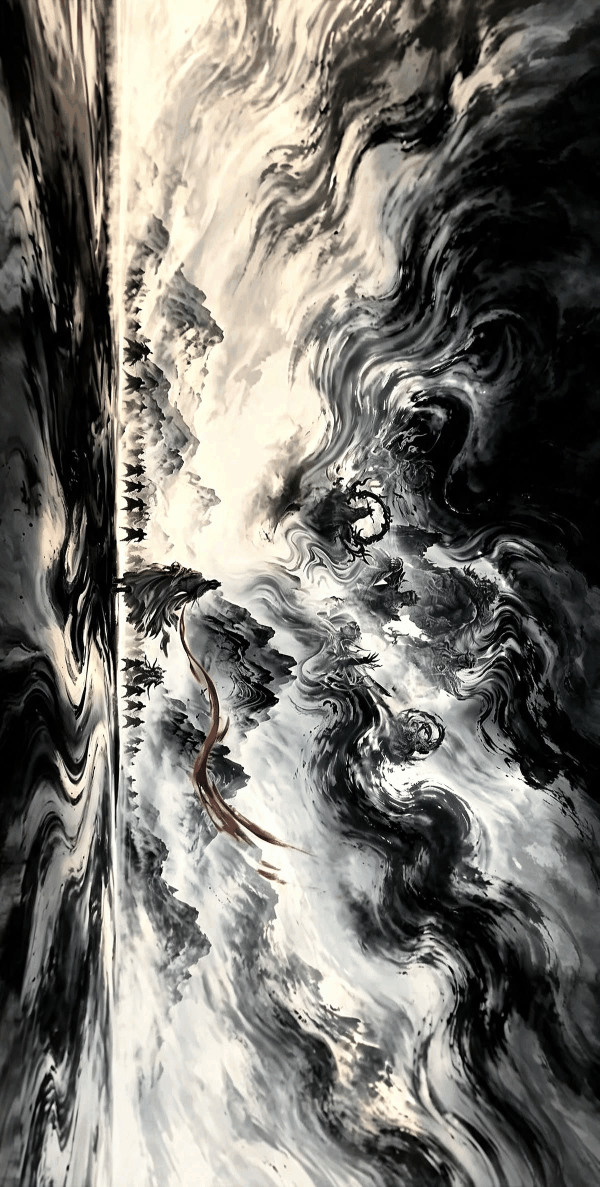
#> input picture assets/profile/source.png, 1200 x 2374 px (shown at 1/2 size)
$ python sumi.py
#> lines starting #> are read from the running program, lines starting #| are printed output that depends on the picture
"""Sumi-e theme: ink-wash artwork as the whole visual system.

Built from the reference painting itself rather than an imitation of
it. The source is stored rotated 90 degrees (portrait file, landscape
composition), so everything here rotates it first.

The palette is taken from the painting, not invented:
  ink    near-black, the storm
  paper  warm bone, the sky
  mist / stone / slate, the greys between them

Strictly monochrome. The painting is black ink on paper and the only
colour in it is the ribbon itself — so the ribbon stays the only colour
anywhere, and it lives in the artwork, never in the chrome. No red in
type, rules, badges or borders.

Outputs are PNG (the artwork is photographic) plus small SVG overlays
for type, so text stays crisp and selectable-looking at any width.

Run:  python3 sumi.py   ->  writes out/
"""
import os

# Vendored next to this script so the build does not depend on a path
# outside the repo.
SRC = os.path.join(os.path.dirname(os.path.abspath(__file__)), "source.png")

INK = "#0a0a0a"      # background
PAPER = "#e8e2d6"    # primary type, the warm bone of the sky
MIST = "#b9b1a3"     # secondary type
STONE = "#8a8378"    # tertiary type
SLATE = "#2a2724"    # rules, ghost numerals
MONO = "ui-monospace,SFMono-Regular,Menlo,Consolas,monospace"


def load():
    from PIL import Image
    im = Image.open(SRC).convert("RGB")
#> im is the input picture: PIL image 1200x2374 RGB; mean R, G, B 119.6, 117.2, 111.4
    # Portrait file, landscape painting. +90 puts the bright sky up and
    # the ink storm below; -90 flips it and reads upside down.
    return im.rotate(90, expand=True)
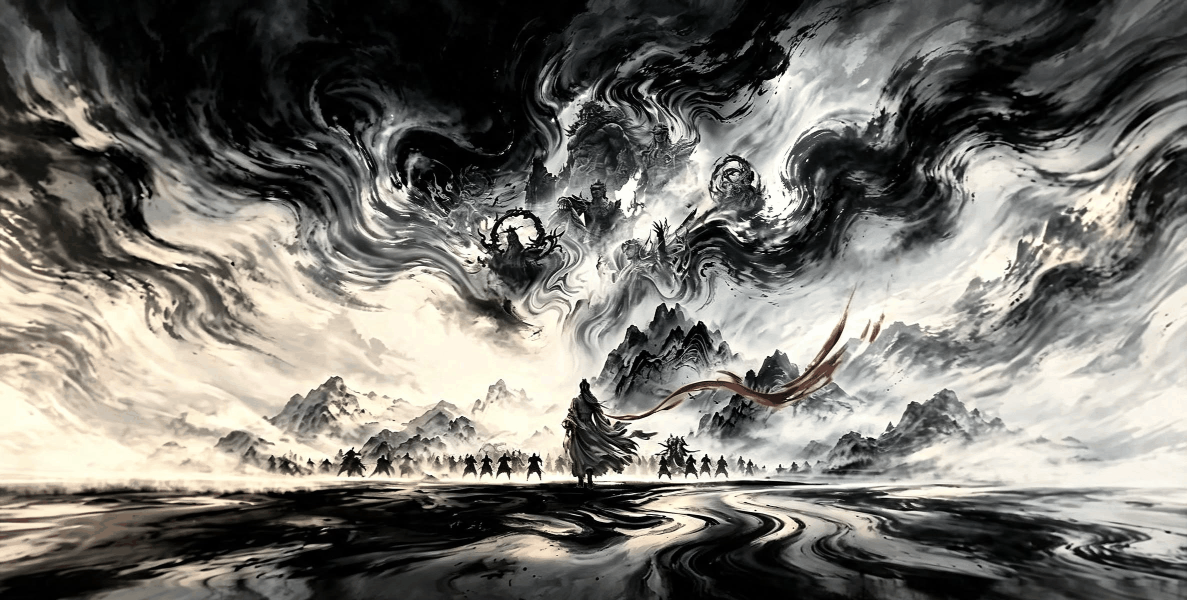
#> returned value: PIL image 2374x1200 RGB (shown at 1/2 size); mean R, G, B 119.6, 117.2, 111.4


def banner(art):
    """Wide hero crop with a dark gradient so overlaid type stays legible."""
    from PIL import Image, ImageEnhance
    W, H = 1600, 680
    a = art.copy()
    # Crop the dramatic third: ink storm left, open paper right.
    aw, ah = a.size
#> aw = 2374; ah = 1200
    box = (0, int(ah * 0.06), int(aw * 0.84), int(ah * 0.92))
#> box = (0, 72, 1994, 1104)
    a = a.crop(box).resize((W, H), Image.LANCZOS)
    a = ImageEnhance.Contrast(a).enhance(1.12)

    # Scrim over the lower band, where the title sits. Built as a single
    # row and resized, which is far cheaper than a per-pixel loop.
    col = Image.new("L", (1, H))
    cp = col.load()
    for y in range(H):
        f = max(0.0, (y - H * 0.78) / (H * 0.22))
        cp[0, y] = int((f ** 1.5) * 150)
    scrim = col.resize((W, H))
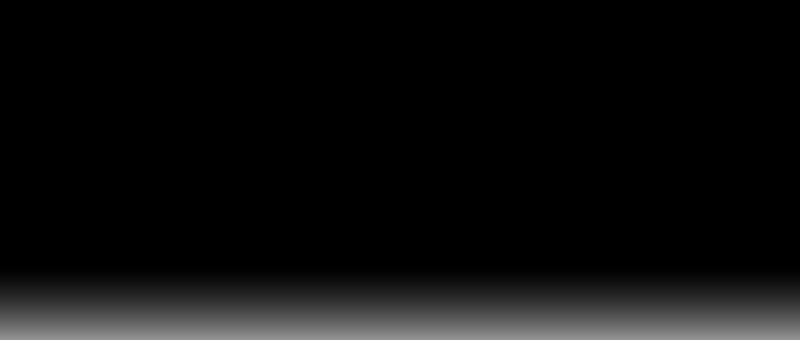
#> scrim: PIL image 1600x680 L (shown at 1/2 size); min 0, max 148, mean 13
    black = Image.new("RGB", (W, H), (7, 7, 7))
#> black: PIL image 1600x680 RGB; every value is 7
    return Image.composite(black, a, scrim)
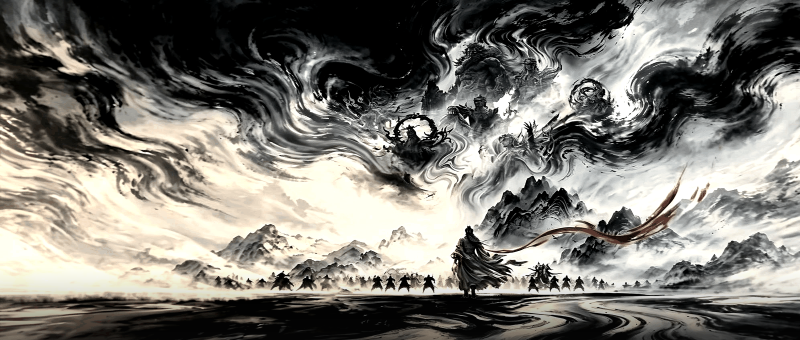
#> returned value: PIL image 1600x680 RGB (shown at 1/2 size); mean R, G, B 124.3, 121.8, 115.2
#> (the call stopped at in compose_banner, `png = cairosvg.svg2png(bytestring=title_svg().encode(), output_width=b..`: cairosvg is not available in this run)


def strip(art, h=150):
    """Thin ink band used as a section divider."""
#> called with h = 150
    from PIL import Image
    W = 1600
    aw, ah = art.size
#> aw = 2374; ah = 1200
    a = art.crop((0, int(ah * 0.42), aw, int(ah * 0.60)))
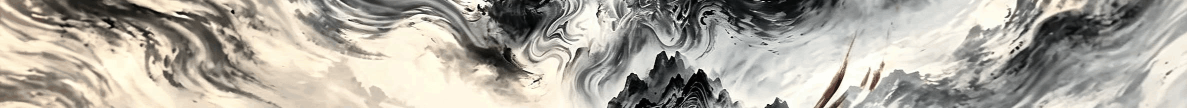
#> a: PIL image 2374x216 RGB (shown at 1/2 size); mean R, G, B 175, 170.4, 160.9
    return a.resize((W, h), Image.LANCZOS)
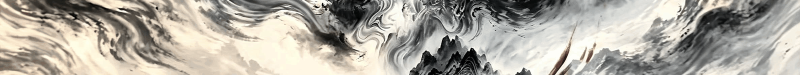
#> returned value: PIL image 1600x150 RGB (shown at 1/2 size); mean R, G, B 175, 170.4, 160.9


def side(art, w=560, h=620):
    """Tall crop for the About section, framed beside the text."""
#> called with w = 560, h = 620
    from PIL import Image
    aw, ah = art.size
#> aw = 2374; ah = 1200
    # The region holding the rider and the ribbon.
    a = art.crop((int(aw * 0.30), int(ah * 0.05), int(aw * 0.72), ah))
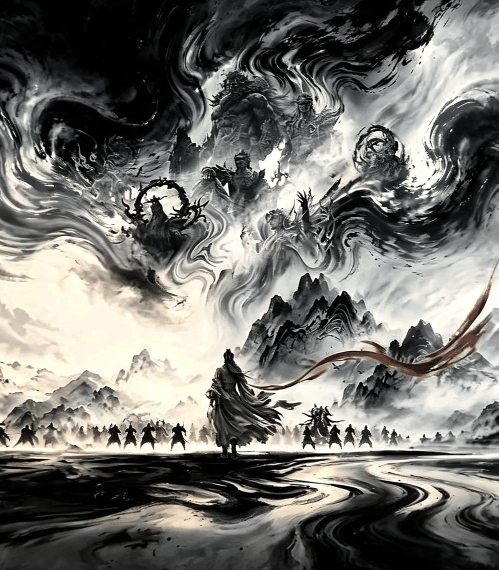
#> a: PIL image 997x1140 RGB (shown at 1/2 size); mean R, G, B 115.8, 114.7, 110
    return a.resize((w, h), Image.LANCZOS)
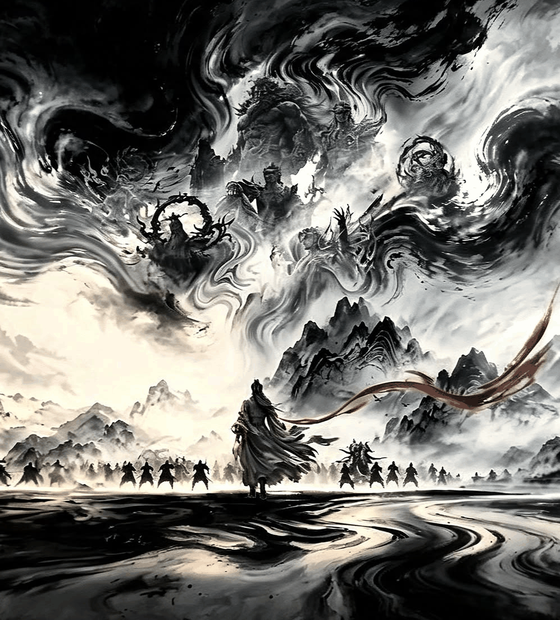
#> returned value: PIL image 560x620 RGB; mean R, G, B 115.8, 114.7, 110.1


# ---- SVG type overlays ------------------------------------------------

def txt(x, y, s, size=13, fill=PAPER, weight="400", ls=0, anchor="start"):
    return (f'<text x="{x}" y="{y}" font-family="{MONO}" font-size="{size}" '
            f'font-weight="{weight}" fill="{fill}" letter-spacing="{ls}" '
            f'text-anchor="{anchor}">{s}</text>')


def rule_svg(label, n):
    """Section header: index, kanji, label, hairline. Ink on black."""
    W, H = 1200, 92
    s = [f'<svg xmlns="http://www.w3.org/2000/svg" width="{W}" height="{H}" '
         f'viewBox="0 0 {W} {H}" role="img" aria-label="{label}">',
         f'<rect width="{W}" height="{H}" fill="{INK}"/>']
    s.append(txt(60, 60, n, 34, SLATE, "700"))
    s.append(f'<rect x="120" y="34" width="3" height="26" fill="{STONE}"/>')
    s.append(txt(142, 56, label, 19, PAPER, "700", 5))
    s.append(f'<rect x="60" y="78" width="{W-120}" height="1" fill="{SLATE}"/>')
    # A pale wash travelling the rule, like ink bleeding along paper.
    # Grey, not red: the ribbon belongs to the painting alone.
    s.append(f'<rect x="60" y="77" width="150" height="2" fill="{MIST}" opacity="0.5">'
             f'<animate attributeName="x" values="60;{W-210};60" dur="15s" '
             f'repeatCount="indefinite"/></rect>')
    s.append('</svg>')
    return "\n".join(s)


def title_svg():
    """Name block, burned into the banner.

    GitHub Markdown cannot layer an SVG over a PNG — no CSS, no
    positioning. So the type is composited into the image itself rather
    than shipped as a separate overlay that would just stack below it.
    """
    W, H = 1600, 150
    s = [f'<svg xmlns="http://www.w3.org/2000/svg" width="{W}" height="{H}" '
         f'viewBox="0 0 {W} {H}" role="img" '
         f'aria-label="Aditya Singh — Telecom DevOps Engineer">',
         f'<rect width="{W}" height="{H}" fill="none"/>']
    # No kanji here: this block is rasterised, and the container has no
    # CJK font, so the glyph renders as a tofu box. Kanji lives only in
    # the README's Markdown text, where the browser resolves the font.
    s.append(f'<rect x="70" y="26" width="38" height="4" fill="{STONE}"/>')
    s.append(txt(70, 84, "ADITYA SINGH", 46, PAPER, "700", 3))
    s.append(txt(74, 112, "TELECOM DEVOPS &#183; SIP &#183; SOFTSWITCHES",
                 15, MIST, "700", 4))
    s.append(txt(74, 136, "I keep 82 production servers from going dark.",
                 13, STONE, "400", 0))
    s.append('</svg>')
    return "\n".join(s)


def compose_banner(art):
    """Render the title SVG and paste it into the banner's scrim band."""
    import io
    import cairosvg
    from PIL import Image
    base = banner(art).convert("RGBA")
    png = cairosvg.svg2png(bytestring=title_svg().encode(),
                           output_width=base.width)
    over = Image.open(io.BytesIO(png)).convert("RGBA")
    # Sit the block in the scrimmed lower band.
    # Paint a solid ink band first. The scrim alone is not enough: the
    # lower-left of this crop is bright paper, and pale type on it was
    # unreadable. A band guarantees contrast wherever the crop lands.
    from PIL import ImageDraw
    band_h = over.height + 6
    d = ImageDraw.Draw(base, "RGBA")
    d.rectangle([0, base.height - band_h, base.width, base.height],
                fill=(8, 8, 8, 244))
    base.alpha_composite(over, (0, base.height - over.height - 3))
    return base.convert("RGB")


def save(im, path):
    """Quantise to a 192-colour palette.

    The artwork is almost monochrome, so a palette costs nothing visually
    and takes the three images from ~2.1MB to a size that is reasonable to
    ship in a README.
    """
    from PIL import Image
    im.convert("RGB").quantize(colors=192, method=Image.MEDIANCUT).save(
        path, optimize=True)


os.makedirs("out", exist_ok=True)
art = load()
save(compose_banner(art), "out/sumi-banner.png")
save(strip(art), "out/sumi-strip.png")
save(side(art), "out/sumi-side.png")
for i, (k, label) in enumerate([
        ("arsenal", "THE ARSENAL"),
        ("built", "WHAT I BUILT"),
        ("proof", "THE PROOF"),
        ("way", "THE WAY")]):
    open(f"out/sumi-rule-{k}.svg", "w").write(rule_svg(label, f"0{i+1}"))
print("sumi ok")
